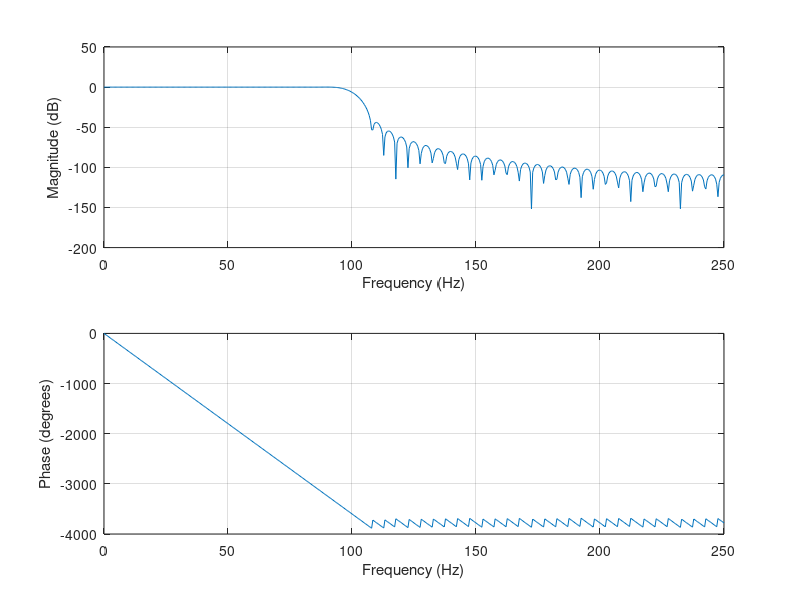
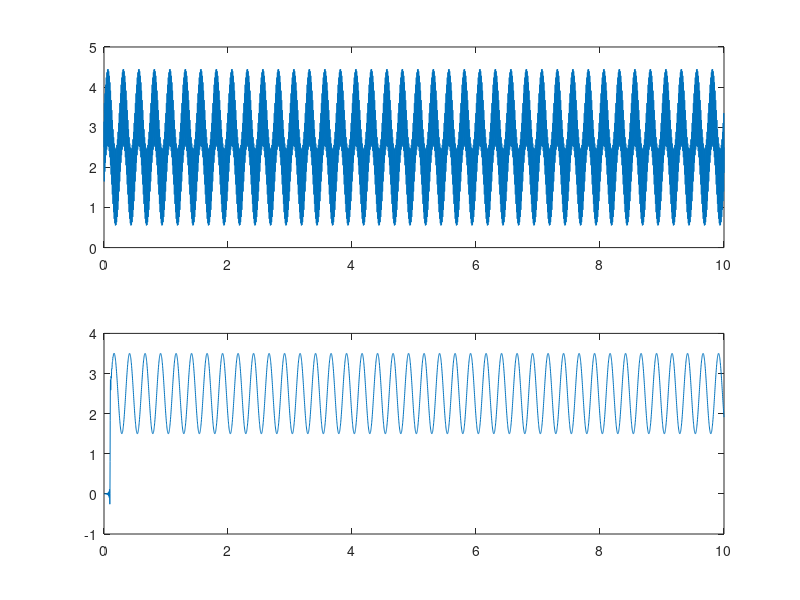
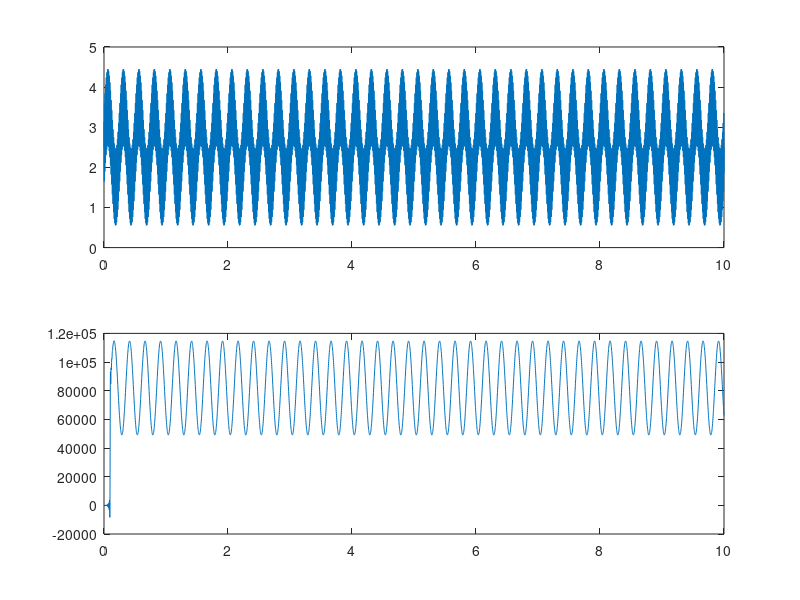

MATLAB code to generate these figures, in order:
%% Creacion de filtro FIR
clear all, close all, clc

fs = 500; % Frecuencia de muestreo
f_pass = 100; % Frecuencia de paso
% f_stop = 200; % Frecuencia de rechazo
passband = f_pass / (fs/2);
%stopband = f_stop / (fs/2);
N = 100; % Orden del filtro

% Diseño del filtro pasa bajos con fir1
b = fir1(N, passband, 'low', hanning(N+1));

% Respuesta en frecuencia del filtro diseñado
figure(1)
freqz(b, 1, 512, fs);

%% Test del filtro FIR
t = 0:1/fs:10;
t = t';
sig = sin(2*pi*4*t) +sin(2*pi*200*t) + 2.5;

simin =[t,sig];

y = filter(b,1,sig);

figure(2)
subplot(211)
plot(t,sig)
subplot(212)
plot(t,y)

%% Pasar los coeficientes a numeros enteros
b_int = round(b*(2^15))';
csvwrite('fir.csv', b_int);

y_int = filter(b_int,1,sig);

figure(3)
subplot(211)
plot(t,sig)
subplot(212)
plot(t,y_int)